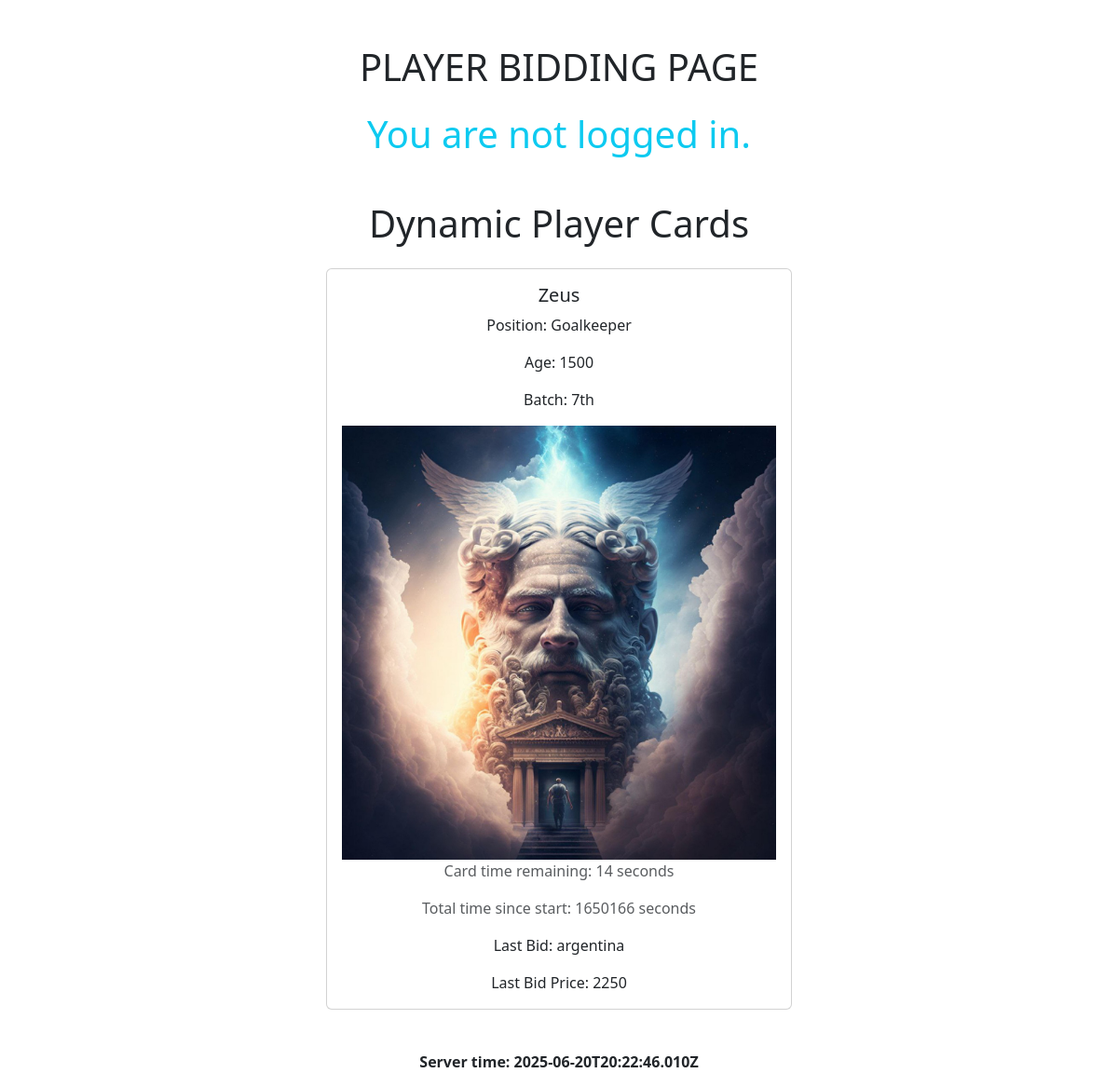
Page /bidding/ on the earlier database version.
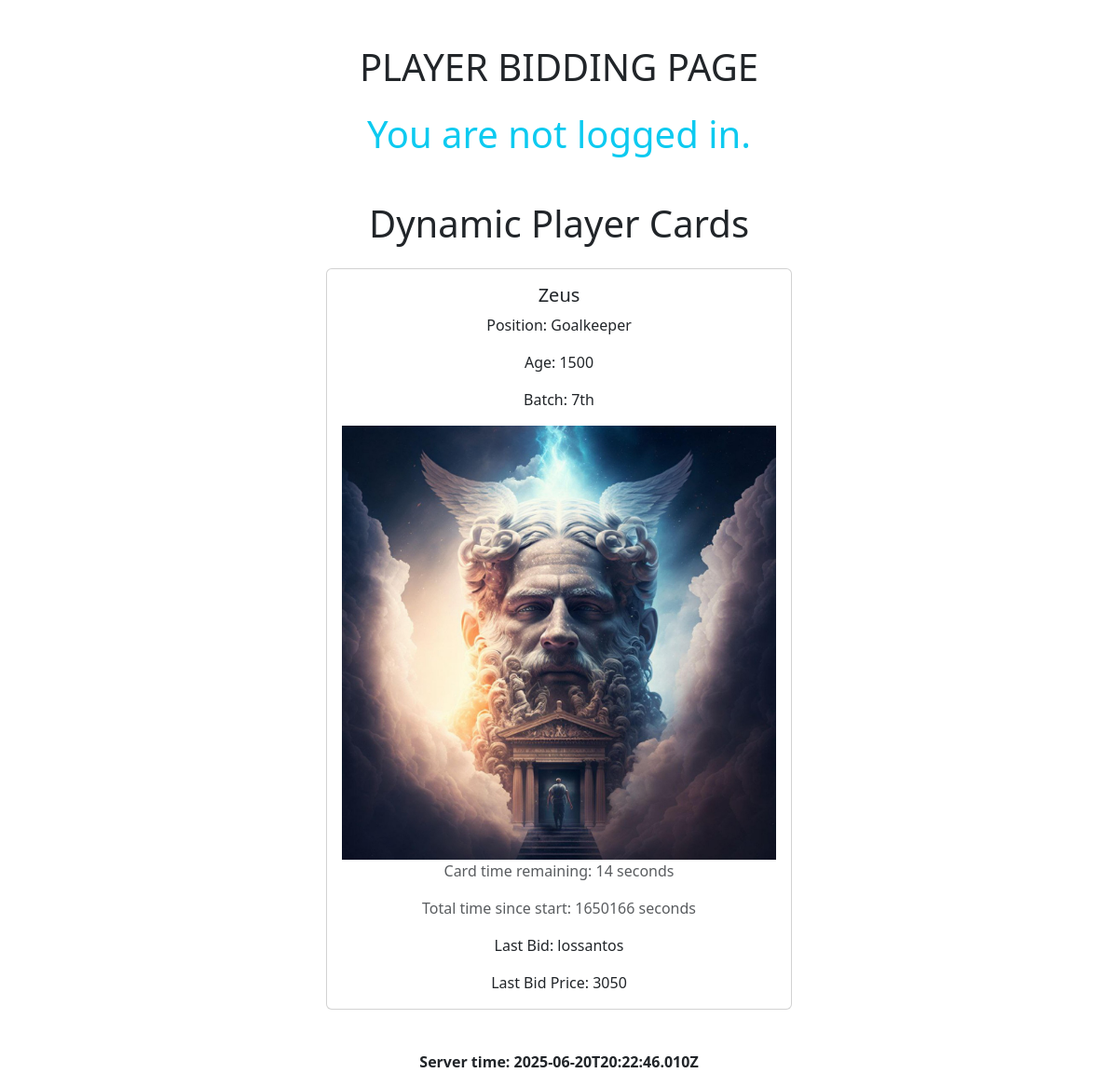
Same page on the later database version.
### player/models.py (models this page shows, shortened)
class Player(models.Model):
    POSITION_CHOICES = [
        ('Midfielder', 'Midfielder'),
        ('Goalkeeper', 'Goalkeeper'),
        ('Forward', 'Forward'),
        ('Defender', 'Defender'),
    ]
    user = models.ForeignKey(settings.AUTH_USER_MODEL, on_delete=models.CASCADE)
    name = models.CharField(max_length=100)
    age = models.IntegerField()
    playing_position = models.CharField(max_length=20, choices=POSITION_CHOICES)
    batch = models.CharField(max_length=10)
    contact_number = models.CharField(max_length=15, blank=True, null=True)
    profile_picture = models.ImageField(upload_to='profile_pics/', blank=True, null=True)
    assigned_team = models.CharField(max_length=100, default="Not bought yet")
    registered_at = models.DateTimeField(auto_now_add=True)
    price = models.IntegerField(default=100)
    current_price = models.IntegerField(default=0)
    CATEGORY_CHOICES = [
        ('A', 'Category A'),
        ('B', 'Category B'),
        ('C', 'Category C'),
    ]
    player_class = models.CharField(max_length=1, choices=CATEGORY_CHOICES, blank=True, null=True)

### bidding/views.py (the view)
# urls.py: path('', views.bidding_page, name='bidding_page'),
def bidding_page(request):
    players = Player.objects.all().order_by('id')  # or any specific order
    context = {
        'players': players,
        'start_time': START_TIME,
        'current_server_time': now().isoformat(),
    }
    return render(request, 'bidding/home.html', context)

### templates/bidding/home.html (shortened to what this page needs)
<!DOCTYPE html>
<html lang="en">
<head>
  <link href="https://cdn.jsdelivr.net/npm/bootstrap@5.3.0-alpha1/dist/css/bootstrap.min.css" rel="stylesheet" />
  <link href="https://cdn.jsdelivr.net/npm/bootstrap@5.3.0-alpha1/dist/css/bootstrap.min.css" rel="stylesheet"/>
</head>
<body>
  <div class="container mt-5">
    <h1 class="text-center mb-4">PLAYER BIDDING PAGE</h1>
  <h1 class="text-center text-info">
    {% if user.is_authenticated %}
      Your role: {{ user.role }}
    {% else %}
      You are not logged in.
    {% endif %}
  </h1>
  <div class="container mt-5">
    <h1 class="text-center mb-4">Dynamic Player Cards</h1>
    <div id="cards-container" class="card-wrapper">
      {% for player in players %}
      <div class="card-container card mb-4" id="card-{{ forloop.counter0 }}" data-player-id="{{ player.id }}">
        <div class="card-body text-center">
          <h5 class="card-title">{{ player.name }}</h5>
          <p class="card-text">Position: {{ player.get_playing_position_display }}</p>
          <p class="card-text">Age: {{ player.age }}</p>
          <p class="card-text">Batch: {{ player.batch }}</p>
          {% if player.profile_picture %}
            <img src="{{ player.profile_picture.url }}" alt="Profile Picture" class="img-fluid" />
          {% else %}
            <p>No profile picture</p>
          {% endif %}
          <p class="text-muted">Card time remaining: <span class="timer">20</span> seconds</p>
          <p class="text-muted">Total time since start: <span class="elapsed">0</span> seconds</p>
          <p id="assigned-team-{{ player.id }}" class="card-text">Last Bid: {{ player.assigned_team }}</p>
          <p id="price-{{ player.id }}" class="card-text">Last Bid Price: {{ player.price }}</p>
        </div>
      </div>
      {% endfor %}
    </div>
    <div id="server-time">
      Server time: <span id="server-time-span">{{ current_server_time }}</span>
    </div>
  </div>
</body>
</html>

Differences in the rows shown:
changed Player "Zeus": assigned_team "argentina" → "lossantos"; price "2250" → "3050"
